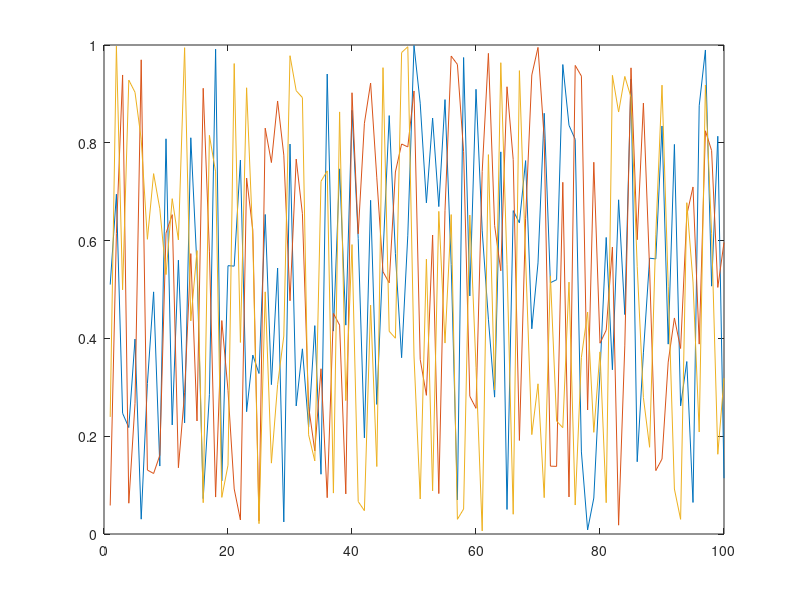

Write the MATLAB code that produced this figure. (Note: this script raises an error after producing the figure.)
function result = test_legend_010
result = false;
a = figure;
plot(rand(100,3));
legend('first','second','third','location','SW');
drawnow;
close(a);
result = true;
